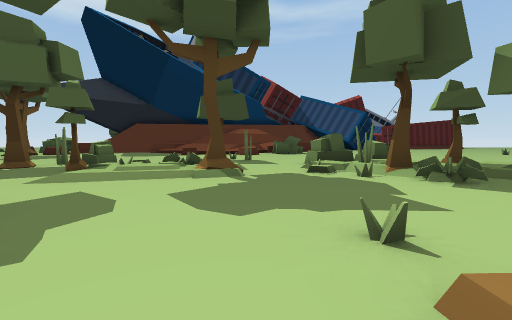
view 1 (above)

24 first-person views from a walk through a scene from a Unity 3-D project. The camera is 1.4 m above the floor, tilts 4° down and sees 90° across. The floor is counted in squares, 2 m on a side. Each view is taken from the middle of a square. On the plan, view 1 faces up. The plan holds only what a view shows up to about 9 squares ahead; the rest is blank. The place goes on beyond the plan. The player character is not drawn. Some animated figures are left out.

view 2
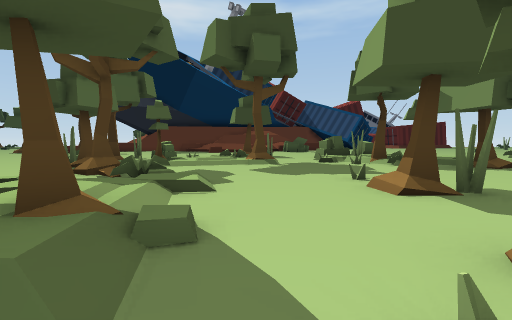

view 3
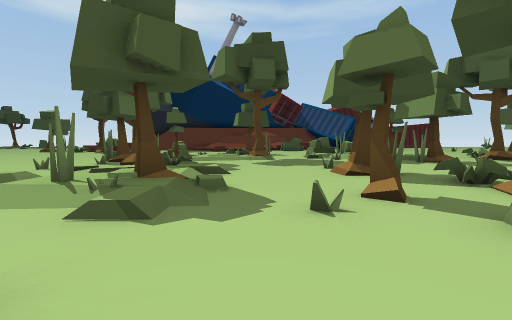

view 4
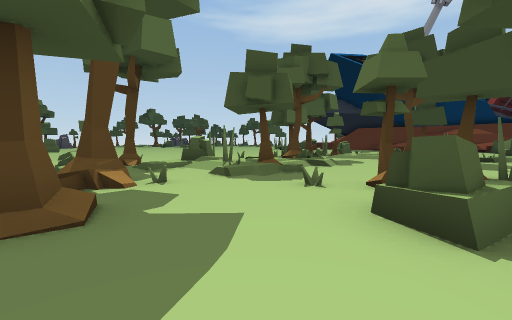

view 5
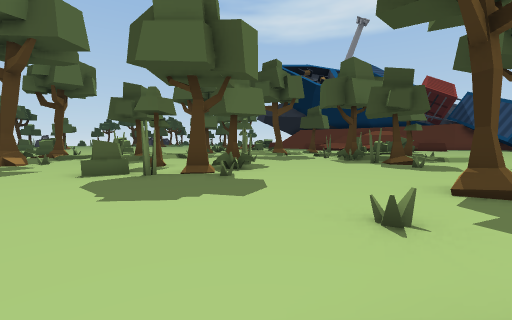

view 6
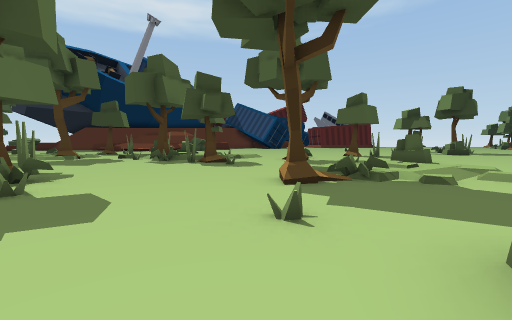

view 7
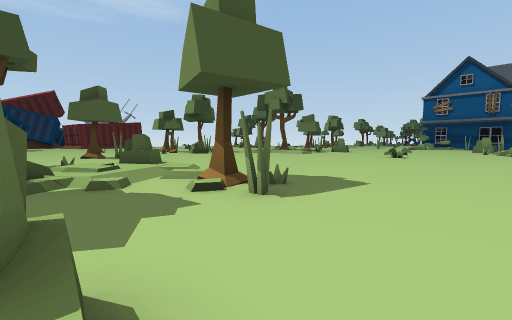

view 8
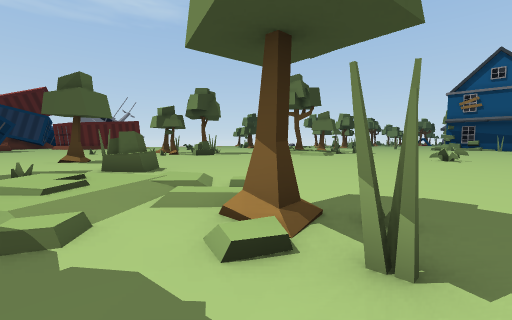

view 9
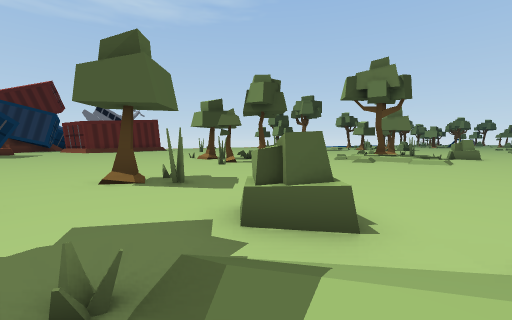

view 10
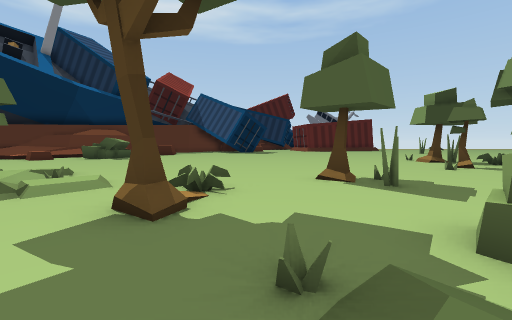

view 11
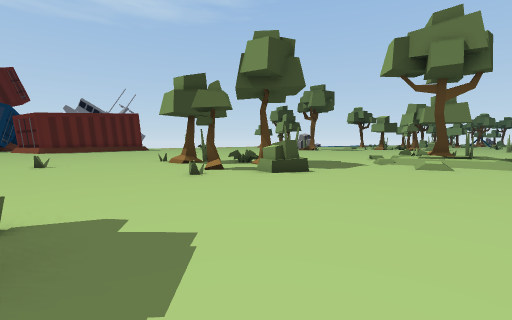

view 12
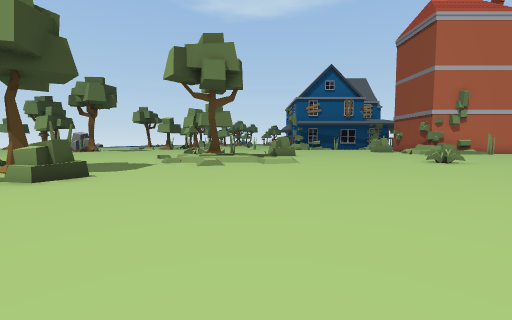

view 13
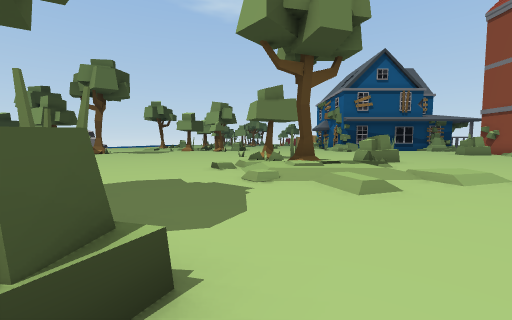

view 14
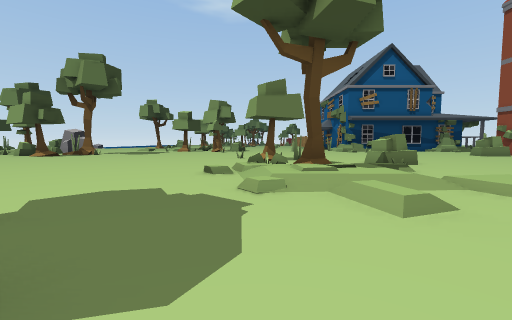

view 15
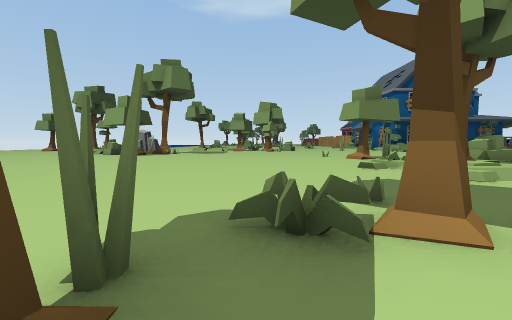

view 16
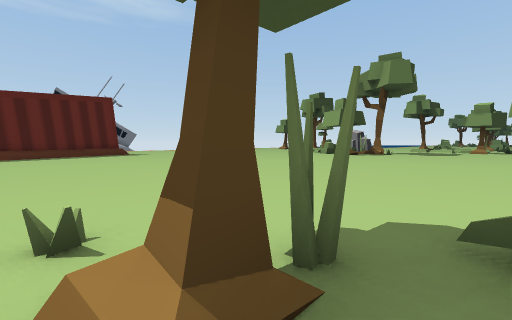

view 17
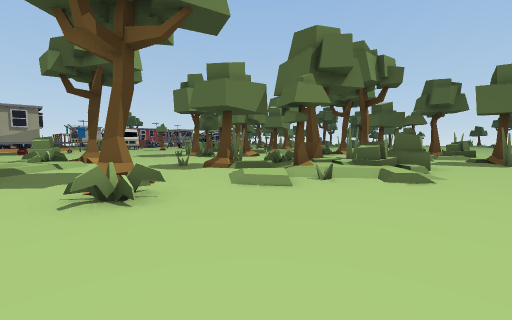

view 18
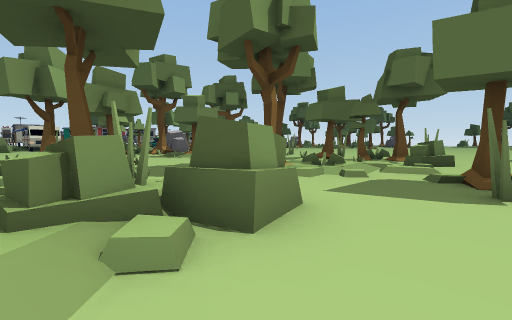

view 19
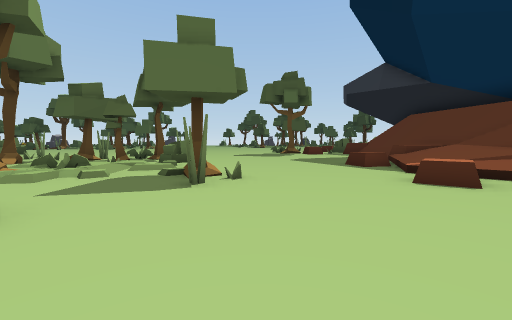

view 20
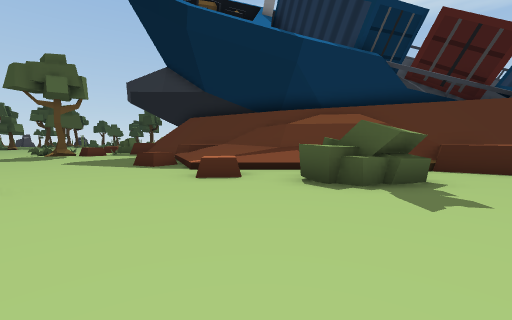

view 21
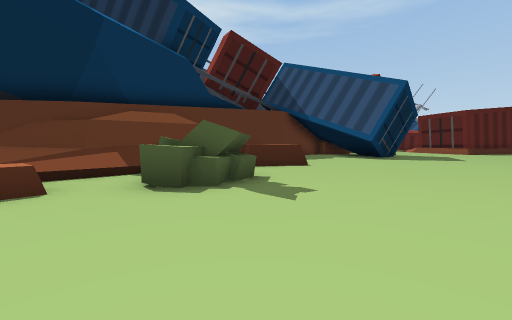

view 22
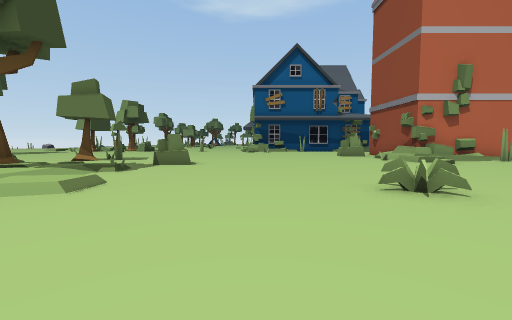

view 23
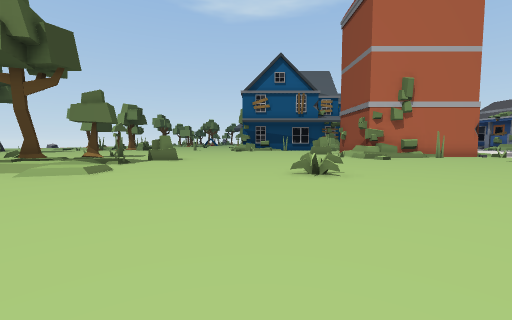

view 24
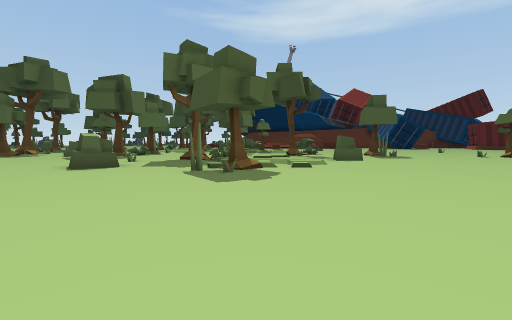

### Floor plan
Key: @ floor where view 1 was taken; # wall or solid block; x gap in a wall; . main floor; : floor 0.25 m higher than the main floor; / step, stairs or slope; = window, fence, low wall or low ledge; ^ raised ledge; P plant; O other object.
Columns run from 5 left of view 1 to 27 right of it. Each row starts with its distance up from view 1.
 24          #            ..
 23         ##            ...
 22                       ....
 21                       .....
 20   #= ///==.......     .....   ..
 19  ##/////==.......     ....   ...
 18 ###=//  ........      ....  ...
 17 //////  .......   ..  ...  ......
 16 //////OOO.....    ... ... .......
 15  ///=.OO.....     ...............
 14 .^/.=^......      .O..=..........
 13 ...........    .. ....##.........
 12 ..........     .........=........
 11 ........... ............#=.......
 10 ...:#................=#.x........
  9 #.//.....//............##....:...
  8 #=/./..##=/......#=........//:= .
  7 #=/=/../#//=/./...#.......///#/ .
  6 #///#.==#x#//.=...........//:=/ .
  5 .////..=#//...#...........//// ..
  4  .......=/#=...=.#......../:...#x
  3 x#.........=...///...............
  2 ./=...=.......////...............
  1 / //..##.....////:/..............
  0 ////.@.x.....#=////..............
 -1 /#//...=#....=././.........P.....
 -2 ////..#=#=......##...............
 -3 /.....=#....=...##...............
 -4 ...=..........#..................
 -5  =#............................:
 -6     #...  .............    .....

Positions as (right, up) in squares from view 1, and headings:
1: (0, 0), facing up
2: (-1, -3), facing up
3: (-1, -5), facing up
4: (2, -6), facing up-left
5: (8, -5), facing up-left
6: (7, -5), facing up
7: (9, -5), facing up-right
8: (10, -3), facing up-right
9: (10, 2), facing up-right
10: (10, 2), facing up
11: (13, 5), facing up-right
12: (13, 5), facing right
13: (17, 8), facing right
14: (18, 8), facing right
15: (17, 12), facing right
16: (17, 12), facing up-right
17: (10, 10), facing down-left
18: (4, 10), facing down-left
19: (4, 11), facing left
20: (4, 11), facing up-left
21: (3, 11), facing up
22: (18, 1), facing right
23: (16, 0), facing right
24: (17, -6), facing up-left
